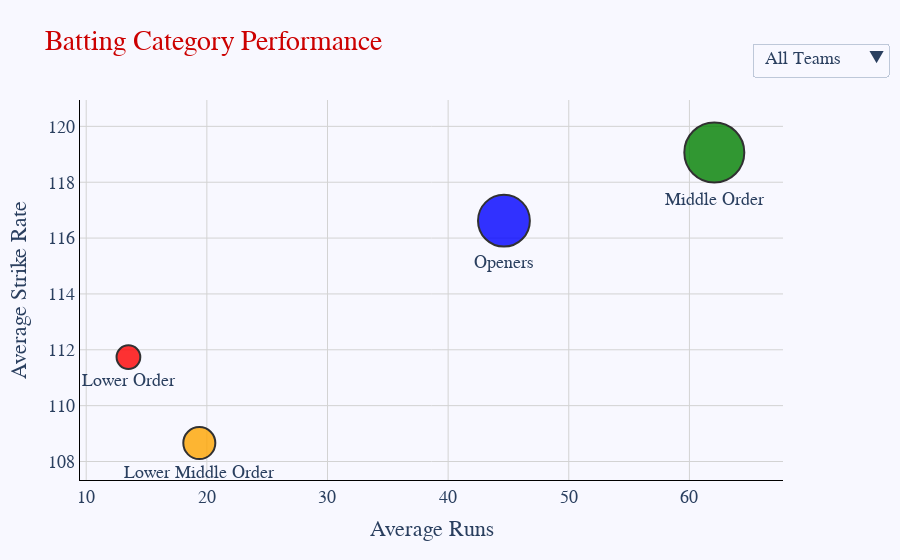

Write notebook code for a chart like this one.
### Code cell
q = """
WITH BattingCategory AS (
  SELECT
    teamInnings,
    matchId,
    CASE
      WHEN battingPos IN (1, 2) THEN 'Openers'
      WHEN battingPos IN (3, 4, 5) THEN 'Middle Order'
      WHEN battingPos IN (6, 7) THEN 'Lower Middle Order'
      ELSE 'Lower Order'
    END AS "Batting Category",
    runs,
    balls,
    "4s",
    "6s"
  FROM battingdf
),
CategoryMetrics AS (
  SELECT
    teamInnings AS team,
    "Batting Category",
    ROUND(SUM(runs), 2) AS "Total Runs",
    ROUND(SUM(runs) / COUNT(DISTINCT matchId), 2) AS "Average Runs Per Category",
    ROUND(SUM(balls), 2) AS "Total Balls Faced",
    ROUND((SUM("4s") + SUM("6s")) * 100.0 / SUM(balls), 2) AS "Boundary Percentage"
  FROM BattingCategory
  GROUP BY teamInnings, "Batting Category"
),
OverallMetrics AS (
  SELECT
    ROUND(SUM(runs) / COUNT(DISTINCT matchId), 2) AS "Overall Average Runs Per Innings"
  FROM BattingCategory
)
SELECT
  cm.team,
  cm."Batting Category",
  cm."Total Runs",
  cm."Average Runs Per Category" as "Average Runs" ,
  ROUND(cm."Total Runs" * 100.0 / NULLIF(cm."Total Balls Faced", 0), 2) AS "AVG Strike Rate",
  cm."Total Balls Faced",
  cm."Boundary Percentage",
  om."Overall Average Runs Per Innings"
FROM CategoryMetrics cm
JOIN OverallMetrics om ON 1=1;

"""

q5 = mysql(q)
category_colors = {
    'Openers': 'blue',
    'Middle Order': 'green',
    'Lower Middle Order': 'orange',
    'Lower Order': 'red'
}
fig = go.Figure()

overall_data = q5.groupby("Batting Category").agg({
    "Average Runs": "mean",
    "AVG Strike Rate": "mean",
    "Total Runs": "sum"
}).reset_index()

max_bubble_size = 60
min_bubble_size = 10
sizeref_overall = 2.0 * max(overall_data["Total Runs"]) / (max_bubble_size**2)

fig = go.Figure()

fig.add_trace(go.Scatter(
    x=overall_data["Average Runs"],
    y=overall_data["AVG Strike Rate"],
    mode='markers+text',  
    marker=dict(
        size=overall_data["Total Runs"],
        sizemode='area',
        sizeref=sizeref_overall,
        sizemin=min_bubble_size,
        color=[category_colors[cat] for cat in overall_data["Batting Category"]],
        opacity=0.8,
        line=dict(width=2, color='black')
    ),
    text=overall_data["Batting Category"],  
    textposition='bottom center',  
    hovertext=overall_data.apply(lambda row: f'Batting Category: {row["Batting Category"]}<br>Average Runs: {row["Average Runs"]:.2f}<br>AVG Strike Rate: {row["AVG Strike Rate"]:.2f}', axis=1),
    hoverinfo='text',
    name='All Teams',
    visible=True
))

for team in q5['team'].unique():
    team_data = q5[q5['team'] == team]

    if not team_data.empty:
        sizeref_team = 2.0 * max(team_data["Total Runs"]) / (max_bubble_size**2)

        fig.add_trace(go.Scatter(
            x=team_data["Average Runs"],
            y=team_data["AVG Strike Rate"],
            mode='markers+text',  
            marker=dict(
                size=team_data["Total Runs"],
                sizemode='area',
                sizeref=sizeref_team,
                sizemin=min_bubble_size,
                color=[category_colors[cat] for cat in team_data["Batting Category"]],  # Corrected this line
                opacity=0.8,
                line=dict(width=2, color='black')
            ),
            text=team_data["Batting Category"],  
            textposition='bottom center',  
            hovertext=team_data.apply(lambda row: f'Team: {team}<br>Batting Category: {row["Batting Category"]}<br>Average Runs: {row["Average Runs"]:.2f}<br>AVG Strike Rate: {row["AVG Strike Rate"]:.2f}', axis=1),
            hoverinfo='text',
            name=team,
            visible=False
        ))

dropdown_buttons = [
    {'label': 'All Teams', 'method': 'update', 'args': [{'visible': [True] + [False] * (len(fig.data) - 1)}, {'title': 'Batting Category Performance'}]}
]

for team in q5['team'].unique():
    visibility = [False] * len(fig.data)
    visibility[0] = False  
    for i, trace in enumerate(fig.data):
        if trace.name == team:
            visibility[i] = True
    dropdown_buttons.append({
        'label': team,
        'method': 'update',
        'args': [
            {'visible': visibility},
            {'title': f'Batting Category Performance: {team}'}
        ]
    })

fig.update_layout(
    title="Batting Category Performance",
    title_font=dict(size=28, color='#CC0000', family='Calibri Black'),
    xaxis_title="Average Runs",
    yaxis_title="Average Strike Rate",
    font=dict(size=18, family='Calibri'),
    plot_bgcolor='ghostwhite',
    paper_bgcolor='ghostwhite',
    xaxis=dict(
        showgrid=True,
        gridcolor='lightgray',
        zeroline=False,
        showline=True,
        linecolor='black',
    ),
    yaxis=dict(
        showgrid=True,
        gridcolor='lightgray',
        zeroline=False,
        showline=True,
        linecolor='black',
    ),
    updatemenus=[{
        'buttons': dropdown_buttons,
        'direction': 'down',
        'showactive': True,
        'x': 1.15,
        'y': 1.15,
        'font': dict(size=18)
    }],
    showlegend=False,
    autosize=True,  
)

fig.show()

### Figure 1 — Plotly figure (JSON) as saved in the notebook; plotly's stock layout.template omitted (floating-point values rounded to 4 significant figures)
{"data": [{"hoverinfo": "text", "hovertext": ["Batting Category: Lower Middle Order<br>Average Runs: 19.38<br>AVG Strike Rate: 108.66", "Batting Category: Lower Order<br>Average Runs: 13.50<br>AVG Strike Rate: 111.74", "Batting Category: Middle Order<br>Average Runs: 62.06<br>AVG Strike Rate: 119.06", "Batting Category: Openers<br>Average Runs: 44.62<br>AVG Strike Rate: 116.62"], "marker": {"color": ["orange", "red", "green", "blue"], "line": {"color": "black", "width": 2}, "opacity": 0.8, "size": [1455, 800, 5102, 3812], "sizemin": 10, "sizemode": "area", "sizeref": 2.834}, "mode": "markers+text", "name": "All Teams", "text": ["Lower Middle Order", "Lower Order", "Middle Order", "Openers"], "textposition": "bottom center", "type": "scatter", "visible": true, "x": [19.38, 13.5, 62.06, 44.62], "y": [108.7, 111.7, 119.1, 116.6]}, {"hoverinfo": "text", "hovertext": ["Team: Afghanistan<br>Batting Category: Lower Middle Order<br>Average Runs: 16.00<br>AVG Strike Rate: 114.29", "Team: Afghanistan<br>Batting Category: Lower Order<br>Average Runs: 18.00<br>AVG Strike Rate: 145.95", "Team: Afghanistan<br>Batting Category: Middle Order<br>Average Runs: 64.00<br>AVG Strike Rate: 107.82", "Team: Afghanistan<br>Batting Category: Openers<br>Average Runs: 34.00<br>AVG Strike Rate: 102.97"], "marker": {"color": ["orange", "red", "green", "blue"], "line": {"color": "black", "width": 2}, "opacity": 0.8, "size": [48, 54, 193, 104], "sizemin": 10, "sizemode": "area", "sizeref": 0.1072}, "mode": "markers+text", "name": "Afghanistan", "text": ["Lower Middle Order", "Lower Order", "Middle Order", "Openers"], "textposition": "bottom center", "type": "scatter", "visible": false, "x": [16, 18, 64, 34], "y": [114.3, 145.9, 107.8, 103.0]}, {"hoverinfo": "text", "hovertext": ["Team: Australia<br>Batting Category: Lower Middle Order<br>Average Runs: 31.00<br>AVG Strike Rate: 146.15", "Team: Australia<br>Batting Category: Lower Order<br>Average Runs: 14.00<br>AVG Strike Rate: 87.50", "Team: Australia<br>Batting Category: Middle Order<br>Average Runs: 75.00<br>AVG Strike Rate: 147.06", "Team: Australia<br>Batting Category: Openers<br>Average Runs: 38.00<br>AVG Strike Rate: 110.00"], "marker": {"color": ["orange", "red", "green", "blue"], "line": {"color": "black", "width": 2}, "opacity": 0.8, "size": [95, 28, 300, 154], "sizemin": 10, "sizemode": "area", "sizeref": 0.1667}, "mode": "markers+text", "name": "Australia", "text": ["Lower Middle Order", "Lower Order", "Middle Order", "Openers"], "textposition": "bottom center", "type": "scatter", "visible": false, "x": [31, 14, 75, 38], "y": [146.2, 87.5, 147.1, 110]}, {"hoverinfo": "text", "hovertext": ["Team: Bangladesh<br>Batting Category: Lower Middle Order<br>Average Runs: 14.00<br>AVG Strike Rate: 87.65", "Team: Bangladesh<br>Batting Category: Lower Order<br>Average Runs: 12.00<br>AVG Strike Rate: 96.88", "Team: Bangladesh<br>Batting Category: Middle Order<br>Average Runs: 43.00<br>AVG Strike Rate: 110.71", "Team: Bangladesh<br>Batting Category: Openers<br>Average Runs: 55.00<br>AVG Strike Rate: 130.37"], "marker": {"color": ["orange", "red", "green", "blue"], "line": {"color": "black", "width": 2}, "opacity": 0.8, "size": [71, 62, 217, 279], "sizemin": 10, "sizemode": "area", "sizeref": 0.155}, "mode": "markers+text", "name": "Bangladesh", "text": ["Lower Middle Order", "Lower Order", "Middle Order", "Openers"], "textposition": "bottom center", "type": "scatter", "visible": false, "x": [14, 12, 43, 55], "y": [87.65, 96.88, 110.7, 130.4]}, {"hoverinfo": "text", "hovertext": ["Team: England<br>Batting Category: Lower Middle Order<br>Average Runs: 16.00<br>AVG Strike Rate: 115.71", "Team: England<br>Batting Category: Lower Order<br>Average Runs: 4.00<br>AVG Strike Rate: 200.00", "Team: England<br>Batting Category: Middle Order<br>Average Runs: 54.00<br>AVG Strike Rate: 100.00", "Team: England<br>Batting Category: Openers<br>Average Runs: 72.00<br>AVG Strike Rate: 145.67"], "marker": {"color": ["orange", "red", "green", "blue"], "line": {"color": "black", "width": 2}, "opacity": 0.8, "size": [81, 8, 272, 437], "sizemin": 10, "sizemode": "area", "sizeref": 0.2428}, "mode": "markers+text", "name": "England", "text": ["Lower Middle Order", "Lower Order", "Middle Order", "Openers"], "textposition": "bottom center", "type": "scatter", "visible": false, "x": [16, 4, 54, 72], "y": [115.7, 200, 100, 145.7]}, {"hoverinfo": "text", "hovertext": ["Team: India<br>Batting Category: Lower Middle Order<br>Average Runs: 17.00<br>AVG Strike Rate: 96.67", "Team: India<br>Batting Category: Lower Order<br>Average Runs: 9.00<br>AVG Strike Rate: 100.00", "Team: India<br>Batting Category: Middle Order<br>Average Runs: 101.00<br>AVG Strike Rate: 154.71", "Team: India<br>Batting Category: Openers<br>Average Runs: 40.00<br>AVG Strike Rate: 113.49"], "marker": {"color": ["orange", "red", "green", "blue"], "line": {"color": "black", "width": 2}, "opacity": 0.8, "size": [87, 27, 608, 244], "sizemin": 10, "sizemode": "area", "sizeref": 0.3378}, "mode": "markers+text", "name": "India", "text": ["Lower Middle Order", "Lower Order", "Middle Order", "Openers"], "textposition": "bottom center", "type": "scatter", "visible": false, "x": [17, 9, 101, 40], "y": [96.67, 100, 154.7, 113.5]}, {"hoverinfo": "text", "hovertext": ["Team: Ireland<br>Batting Category: Lower Middle Order<br>Average Runs: 27.00<br>AVG Strike Rate: 122.06", "Team: Ireland<br>Batting Category: Lower Order<br>Average Runs: 19.00<br>AVG Strike Rate: 94.29", "Team: Ireland<br>Batting Category: Middle Order<br>Average Runs: 57.00<br>AVG Strike Rate: 126.90", "Team: Ireland<br>Batting Category: Openers<br>Average Runs: 46.00<br>AVG Strike Rate: 129.20"], "marker": {"color": ["orange", "red", "green", "blue"], "line": {"color": "black", "width": 2}, "opacity": 0.8, "size": [166, 99, 401, 323], "sizemin": 10, "sizemode": "area", "sizeref": 0.2228}, "mode": "markers+text", "name": "Ireland", "text": ["Lower Middle Order", "Lower Order", "Middle Order", "Openers"], "textposition": "bottom center", "type": "scatter", "visible": false, "x": [27, 19, 57, 46], "y": [122.1, 94.29, 126.9, 129.2]}, {"hoverinfo": "text", "hovertext": ["Team: Namibia<br>Batting Category: Lower Middle Order<br>Average Runs: 43.00<br>AVG Strike Rate: 141.76", "Team: Namibia<br>Batting Category: Lower Order<br>Average Runs: 21.00<br>AVG Strike Rate: 133.33", "Team: Namibia<br>Batting Category: Middle Order<br>Average Runs: 53.00<br>AVG Strike Rate: 91.91", "Team: Namibia<br>Batting Category: Openers<br>Average Runs: 15.00<br>AVG Strike Rate: 92.00"], "marker": {"color": ["orange", "red", "green", "blue"], "line": {"color": "black", "width": 2}, "opacity": 0.8, "size": [129, 64, 159, 46], "sizemin": 10, "sizemode": "area", "sizeref": 0.08833}, "mode": "markers+text", "name": "Namibia", "text": ["Lower Middle Order", "Lower Order", "Middle Order", "Openers"], "textposition": "bottom center", "type": "scatter", "visible": false, "x": [43, 21, 53, 15], "y": [141.8, 133.3, 91.91, 92]}, {"hoverinfo": "text", "hovertext": ["Team: Netherlands<br>Batting Category: Lower Middle Order<br>Average Runs: 15.00<br>AVG Strike Rate: 85.23", "Team: Netherlands<br>Batting Category: Lower Order<br>Average Runs: 23.00<br>AVG Strike Rate: 108.49", "Team: Netherlands<br>Batting Category: Middle Order<br>Average Runs: 45.00<br>AVG Strike Rate: 98.92", "Team: Netherlands<br>Batting Category: Openers<br>Average Runs: 43.00<br>AVG Strike Rate: 107.69"], "marker": {"color": ["orange", "red", "green", "blue"], "line": {"color": "black", "width": 2}, "opacity": 0.8, "size": [127, 115, 365, 350], "sizemin": 10, "sizemode": "area", "sizeref": 0.2028}, "mode": "markers+text", "name": "Netherlands", "text": ["Lower Middle Order", "Lower Order", "Middle Order", "Openers"], "textposition": "bottom center", "type": "scatter", "visible": false, "x": [15, 23, 45, 43], "y": [85.23, 108.5, 98.92, 107.7]}, {"hoverinfo": "text", "hovertext": ["Team: New Zealand<br>Batting Category: Lower Middle Order<br>Average Runs: 12.00<br>AVG Strike Rate: 121.43", "Team: New Zealand<br>Batting Category: Lower Order<br>Average Runs: 4.00<br>AVG Strike Rate: 120.00", "Team: New Zealand<br>Batting Category: Middle Order<br>Average Runs: 103.00<br>AVG Strike Rate: 137.50", "Team: New Zealand<br>Batting Category: Openers<br>Average Runs: 48.00<br>AVG Strike Rate: 137.14"], "marker": {"color": ["orange", "red", "green", "blue"], "line": {"color": "black", "width": 2}, "opacity": 0.8, "size": [51, 12, 517, 240], "sizemin": 10, "sizemode": "area", "sizeref": 0.2872}, "mode": "markers+text", "name": "New Zealand", "text": ["Lower Middle Order", "Lower Order", "Middle Order", "Openers"], "textposition": "bottom center", "type": "scatter", "visible": false, "x": [12, 4, 103, 48], "y": [121.4, 120, 137.5, 137.1]}, {"hoverinfo": "text", "hovertext": ["Team: Pakistan<br>Batting Category: Lower Middle Order<br>Average Runs: 23.00<br>AVG Strike Rate: 144.44", "Team: Pakistan<br>Batting Category: Lower Order<br>Average Runs: 13.00<br>AVG Strike Rate: 117.02", "Team: Pakistan<br>Batting Category: Middle Order<br>Average Runs: 61.00<br>AVG Strike Rate: 122.44", "Team: Pakistan<br>Batting Category: Openers<br>Average Runs: 42.00<br>AVG Strike Rate: 102.05"], "marker": {"color": ["orange", "red", "green", "blue"], "line": {"color": "black", "width": 2}, "opacity": 0.8, "size": [143, 55, 431, 299], "sizemin": 10, "sizemode": "area", "sizeref": 0.2394}, "mode": "markers+text", "name": "Pakistan", "text": ["Lower Middle Order", "Lower Order", "Middle Order", "Openers"], "textposition": "bottom center", "type": "scatter", "visible": false, "x": [23, 13, 61, 42], "y": [144.4, 117.0, 122.4, 102.0]}, {"hoverinfo": "text", "hovertext": ["Team: Scotland<br>Batting Category: Lower Middle Order<br>Average Runs: 11.00<br>AVG Strike Rate: 97.22", "Team: Scotland<br>Batting Category: Lower Order<br>Average Runs: 4.00<br>AVG Strike Rate: 133.33", "Team: Scotland<br>Batting Category: Middle Order<br>Average Runs: 54.00<br>AVG Strike Rate: 114.79", "Team: Scotland<br>Batting Category: Openers<br>Average Runs: 77.00<br>AVG Strike Rate: 126.23"], "marker": {"color": ["orange", "red", "green", "blue"], "line": {"color": "black", "width": 2}, "opacity": 0.8, "size": [35, 4, 163, 231], "sizemin": 10, "sizemode": "area", "sizeref": 0.1283}, "mode": "markers+text", "name": "Scotland", "text": ["Lower Middle Order", "Lower Order", "Middle Order", "Openers"], "textposition": "bottom center", "type": "scatter", "visible": false, "x": [11, 4, 54, 77], "y": [97.22, 133.3, 114.8, 126.2]}, {"hoverinfo": "text", "hovertext": ["Team: South Africa<br>Batting Category: Lower Middle Order<br>Average Runs: 13.00<br>AVG Strike Rate: 88.14", "Team: South Africa<br>Batting Category: Lower Order<br>Average Runs: 16.00<br>AVG Strike Rate: 110.00", "Team: South Africa<br>Batting Category: Middle Order<br>Average Runs: 84.00<br>AVG Strike Rate: 140.25", "Team: South Africa<br>Batting Category: Openers<br>Average Runs: 38.00<br>AVG Strike Rate: 139.57"], "marker": {"color": ["orange", "red", "green", "blue"], "line": {"color": "black", "width": 2}, "opacity": 0.8, "size": [52, 33, 338, 194], "sizemin": 10, "sizemode": "area", "sizeref": 0.1878}, "mode": "markers+text", "name": "South Africa", "text": ["Lower Middle Order", "Lower Order", "Middle Order", "Openers"], "textposition": "bottom center", "type": "scatter", "visible": false, "x": [13, 16, 84, 38], "y": [88.14, 110, 140.2, 139.6]}, {"hoverinfo": "text", "hovertext": ["Team: Sri Lanka<br>Batting Category: Lower Middle Order<br>Average Runs: 14.00<br>AVG Strike Rate: 92.73", "Team: Sri Lanka<br>Batting Category: Lower Order<br>Average Runs: 11.00<br>AVG Strike Rate: 70.97", "Team: Sri Lanka<br>Batting Category: Middle Order<br>Average Runs: 50.00<br>AVG Strike Rate: 121.45", "Team: Sri Lanka<br>Batting Category: Openers<br>Average Runs: 58.00<br>AVG Strike Rate: 124.14"], "marker": {"color": ["orange", "red", "green", "blue"], "line": {"color": "black", "width": 2}, "opacity": 0.8, "size": [102, 66, 402, 468], "sizemin": 10, "sizemode": "area", "sizeref": 0.26}, "mode": "markers+text", "name": "Sri Lanka", "text": ["Lower Middle Order", "Lower Order", "Middle Order", "Openers"], "textposition": "bottom center", "type": "scatter", "visible": false, "x": [14, 11, 50, 58], "y": [92.73, 70.97, 121.5, 124.1]}, {"hoverinfo": "text", "hovertext": ["Team: U.A.E.<br>Batting Category: Lower Middle Order<br>Average Runs: 13.00<br>AVG Strike Rate: 78.79", "Team: U.A.E.<br>Batting Category: Lower Order<br>Average Runs: 14.00<br>AVG Strike Rate: 75.68", "Team: U.A.E.<br>Batting Category: Middle Order<br>Average Runs: 39.00<br>AVG Strike Rate: 107.27", "Team: U.A.E.<br>Batting Category: Openers<br>Average Runs: 46.00<br>AVG Strike Rate: 85.89"], "marker": {"color": ["orange", "red", "green", "blue"], "line": {"color": "black", "width": 2}, "opacity": 0.8, "size": [26, 28, 118, 140], "sizemin": 10, "sizemode": "area", "sizeref": 0.07778}, "mode": "markers+text", "name": "U.A.E.", "text": ["Lower Middle Order", "Lower Order", "Middle Order", "Openers"], "textposition": "bottom center", "type": "scatter", "visible": false, "x": [13, 14, 39, 46], "y": [78.79, 75.68, 107.3, 85.89]}, {"hoverinfo": "text", "hovertext": ["Team: West Indies<br>Batting Category: Lower Middle Order<br>Average Runs: 24.00<br>AVG Strike Rate: 110.77", "Team: West Indies<br>Batting Category: Lower Order<br>Average Runs: 16.00<br>AVG Strike Rate: 96.97", "Team: West Indies<br>Batting Category: Middle Order<br>Average Runs: 54.00<br>AVG Strike Rate: 103.80", "Team: West Indies<br>Batting Category: Openers<br>Average Runs: 39.00<br>AVG Strike Rate: 120.62"], "marker": {"color": ["orange", "red", "green", "blue"], "line": {"color": "black", "width": 2}, "opacity": 0.8, "size": [72, 32, 164, 117], "sizemin": 10, "sizemode": "area", "sizeref": 0.09111}, "mode": "markers+text", "name": "West Indies", "text": ["Lower Middle Order", "Lower Order", "Middle Order", "Openers"], "textposition": "bottom center", "type": "scatter", "visible": false, "x": [24, 16, 54, 39], "y": [110.8, 96.97, 103.8, 120.6]}, {"hoverinfo": "text", "hovertext": ["Team: Zimbabwe<br>Batting Category: Lower Middle Order<br>Average Runs: 21.00<br>AVG Strike Rate: 95.51", "Team: Zimbabwe<br>Batting Category: Lower Order<br>Average Runs: 18.00<br>AVG Strike Rate: 97.41", "Team: Zimbabwe<br>Batting Category: Middle Order<br>Average Runs: 56.00<br>AVG Strike Rate: 119.47", "Team: Zimbabwe<br>Batting Category: Openers<br>Average Runs: 23.00<br>AVG Strike Rate: 98.94"], "marker": {"color": ["orange", "red", "green", "blue"], "line": {"color": "black", "width": 2}, "opacity": 0.8, "size": [170, 113, 454, 186], "sizemin": 10, "sizemode": "area", "sizeref": 0.2522}, "mode": "markers+text", "name": "Zimbabwe", "text": ["Lower Middle Order", "Lower Order", "Middle Order", "Openers"], "textposition": "bottom center", "type": "scatter", "visible": false, "x": [21, 18, 56, 23], "y": [95.51, 97.41, 119.5, 98.94]}], "layout": {"autosize": true, "font": {"family": "Calibri", "size": 18}, "paper_bgcolor": "ghostwhite", "plot_bgcolor": "ghostwhite", "showlegend": false, "title": {"font": {"color": "#CC0000", "family": "Calibri Black", "size": 28}, "text": "Batting Category Performance"}, "updatemenus": [{"buttons": [{"args": [{"visible": [true, false, false, false, false, false, false, false, false, false, false, false, false, false, false, false, false]}, {"title": "Batting Category Performance"}], "label": "All Teams", "method": "update"}, {"args": [{"visible": [false, true, false, false, false, false, false, false, false, false, false, false, false, false, false, false, false]}, {"title": "Batting Category Performance: Afghanistan"}], "label": "Afghanistan", "method": "update"}, {"args": [{"visible": [false, false, true, false, false, false, false, false, false, false, false, false, false, false, false, false, false]}, {"title": "Batting Category Performance: Australia"}], "label": "Australia", "method": "update"}, {"args": [{"visible": [false, false, false, true, false, false, false, false, false, false, false, false, false, false, false, false, false]}, {"title": "Batting Category Performance: Bangladesh"}], "label": "Bangladesh", "method": "update"}, {"args": [{"visible": [false, false, false, false, true, false, false, false, false, false, false, false, false, false, false, false, false]}, {"title": "Batting Category Performance: England"}], "label": "England", "method": "update"}, {"args": [{"visible": [false, false, false, false, false, true, false, false, false, false, false, false, false, false, false, false, false]}, {"title": "Batting Category Performance: India"}], "label": "India", "method": "update"}, {"args": [{"visible": [false, false, false, false, false, false, true, false, false, false, false, false, false, false, false, false, false]}, {"title": "Batting Category Performance: Ireland"}], "label": "Ireland", "method": "update"}, {"args": [{"visible": [false, false, false, false, false, false, false, true, false, false, false, false, false, false, false, false, false]}, {"title": "Batting Category Performance: Namibia"}], "label": "Namibia", "method": "update"}, {"args": [{"visible": [false, false, false, false, false, false, false, false, true, false, false, false, false, false, false, false, false]}, {"title": "Batting Category Performance: Netherlands"}], "label": "Netherlands", "method": "update"}, {"args": [{"visible": [false, false, false, false, false, false, false, false, false, true, false, false, false, false, false, false, false]}, {"title": "Batting Category Performance: New Zealand"}], "label": "New Zealand", "method": "update"}, {"args": [{"visible": [false, false, false, false, false, false, false, false, false, false, true, false, false, false, false, false, false]}, {"title": "Batting Category Performance: Pakistan"}], "label": "Pakistan", "method": "update"}, {"args": [{"visible": [false, false, false, false, false, false, false, false, false, false, false, true, false, false, false, false, false]}, {"title": "Batting Category Performance: Scotland"}], "label": "Scotland", "method": "update"}, {"args": [{"visible": [false, false, false, false, false, false, false, false, false, false, false, false, true, false, false, false, false]}, {"title": "Batting Category Performance: South Africa"}], "label": "South Africa", "method": "update"}, {"args": [{"visible": [false, false, false, false, false, false, false, false, false, false, false, false, false, true, false, false, false]}, {"title": "Batting Category Performance: Sri Lanka"}], "label": "Sri Lanka", "method": "update"}, {"args": [{"visible": [false, false, false, false, false, false, false, false, false, false, false, false, false, false, true, false, false]}, {"title": "Batting Category Performance: U.A.E."}], "label": "U.A.E.", "method": "update"}, {"args": [{"visible": [false, false, false, false, false, false, false, false, false, false, false, false, false, false, false, true, false]}, {"title": "Batting Category Performance: West Indies"}], "label": "West Indies", "method": "update"}, {"args": [{"visible": [false, false, false, false, false, false, false, false, false, false, false, false, false, false, false, false, true]}, {"title": "Batting Category Performance: Zimbabwe"}], "label": "Zimbabwe", "method": "update"}], "direction": "down", "font": {"size": 18}, "showactive": true, "x": 1.15, "y": 1.15}], "xaxis": {"gridcolor": "lightgray", "linecolor": "black", "showgrid": true, "showline": true, "title": {"text": "Average Runs"}, "zeroline": false}, "yaxis": {"gridcolor": "lightgray", "linecolor": "black", "showgrid": true, "showline": true, "title": {"text": "Average Strike Rate"}, "zeroline": false}}}
